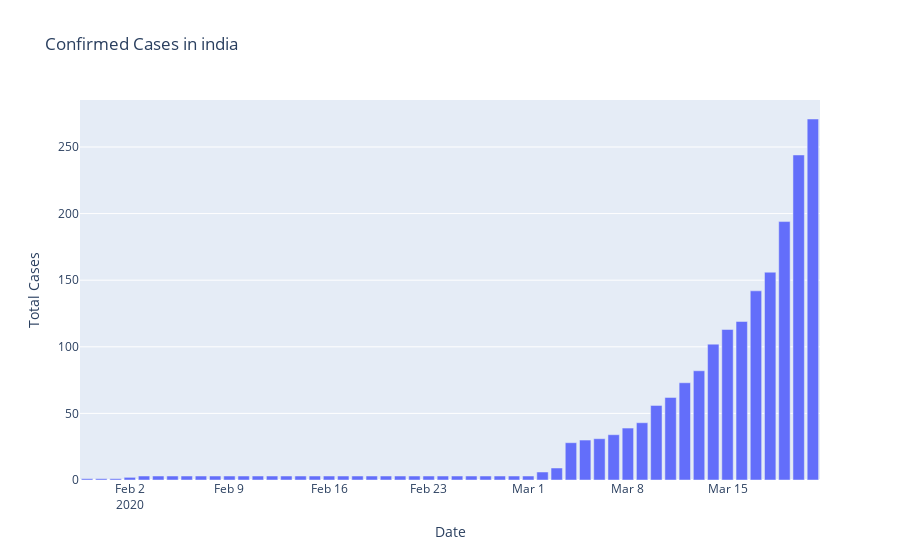
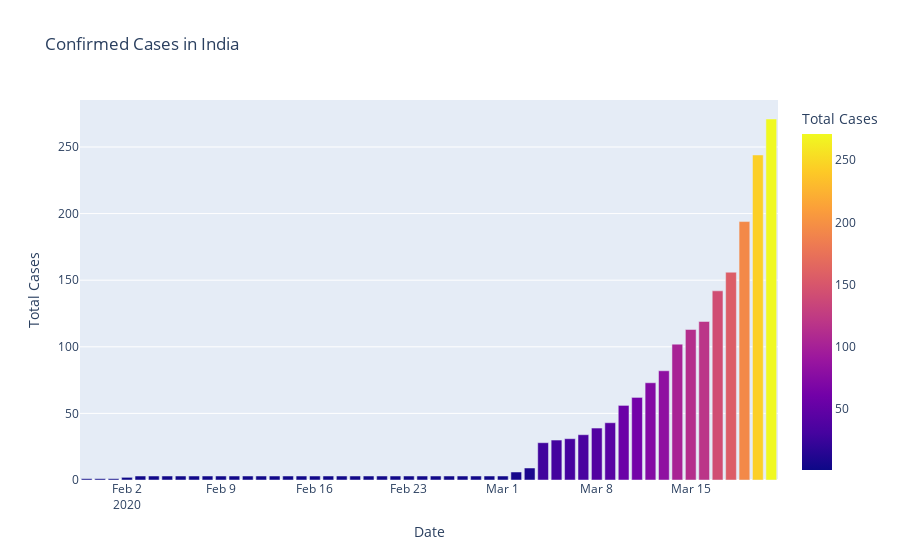

Notebook code cell kept with these figures, in order:
### Code cell
#matplotlib
fig=plt.figure()
axes=fig.add_axes([0.1,0.1,0.8,0.8])
axes.bar(df_India["Date"],df_India["Total Cases"],color='blue')
axes.set_xlabel("Date")
axes.set_ylabel("Total Cases")
axes.set_title("Confirmed Cases in India")
plt.show()

#plotly
fig=go.Figure()
fig.add_trace(go.Bar(x=df_India['Date'],y=df_India['Total Cases']))
fig.update_layout(title='Confirmed Cases in india',xaxis=dict(title='Date'),yaxis=dict(title='Total Cases'))
fig.show()

#plotly Express

fig=px.bar(df_India,x="Date",y="Total Cases",color="Total Cases",title='Confirmed Cases in India')
fig.show()

### Figure 1 — Plotly figure (JSON) as saved in the notebook; plotly's stock layout.template omitted (floating-point values rounded to 4 significant figures)
{"data": [{"type": "bar", "x": ["2020-01-30T00:00:00", "2020-01-31T00:00:00", "2020-02-01T00:00:00", "2020-02-02T00:00:00", "2020-02-03T00:00:00", "2020-02-04T00:00:00", "2020-02-05T00:00:00", "2020-02-06T00:00:00", "2020-02-07T00:00:00", "2020-02-08T00:00:00", "2020-02-09T00:00:00", "2020-02-10T00:00:00", "2020-02-11T00:00:00", "2020-02-12T00:00:00", "2020-02-13T00:00:00", "2020-02-14T00:00:00", "2020-02-15T00:00:00", "2020-02-16T00:00:00", "2020-02-17T00:00:00", "2020-02-18T00:00:00", "2020-02-19T00:00:00", "2020-02-20T00:00:00", "2020-02-21T00:00:00", "2020-02-22T00:00:00", "2020-02-23T00:00:00", "2020-02-24T00:00:00", "2020-02-25T00:00:00", "2020-02-26T00:00:00", "2020-02-27T00:00:00", "2020-02-28T00:00:00", "2020-02-29T00:00:00", "2020-03-01T00:00:00", "2020-03-02T00:00:00", "2020-03-03T00:00:00", "2020-03-04T00:00:00", "2020-03-05T00:00:00", "2020-03-06T00:00:00", "2020-03-07T00:00:00", "2020-03-08T00:00:00", "2020-03-09T00:00:00", "2020-03-10T00:00:00", "2020-03-11T00:00:00", "2020-03-12T00:00:00", "2020-03-13T00:00:00", "2020-03-14T00:00:00", "2020-03-15T00:00:00", "2020-03-16T00:00:00", "2020-03-17T00:00:00", "2020-03-18T00:00:00", "2020-03-19T00:00:00", "2020-03-20T00:00:00", "2020-03-21T00:00:00"], "y": [1, 1, 1, 2, 3, 3, 3, 3, 3, 3, 3, 3, 3, 3, 3, 3, 3, 3, 3, 3, 3, 3, 3, 3, 3, 3, 3, 3, 3, 3, 3, 3, 6, 9, 28, 30, 31, 34, 39, 43, 56, 62, 73, 82, 102, 113, 119, 142, 156, 194, 244, 271]}], "layout": {"title": {"text": "Confirmed Cases in india"}, "xaxis": {"title": {"text": "Date"}}, "yaxis": {"title": {"text": "Total Cases"}}}}

### Figure 2 — Plotly figure (JSON) as saved in the notebook; plotly's stock layout.template omitted (floating-point values rounded to 4 significant figures)
{"data": [{"alignmentgroup": "True", "hovertemplate": "Date=%{x}<br>Total Cases=%{marker.color}<extra></extra>", "legendgroup": "", "marker": {"color": [1, 1, 1, 2, 3, 3, 3, 3, 3, 3, 3, 3, 3, 3, 3, 3, 3, 3, 3, 3, 3, 3, 3, 3, 3, 3, 3, 3, 3, 3, 3, 3, 6, 9, 28, 30, 31, 34, 39, 43, 56, 62, 73, 82, 102, 113, 119, 142, 156, 194, 244, 271], "coloraxis": "coloraxis"}, "name": "", "offsetgroup": "", "orientation": "v", "showlegend": false, "textposition": "auto", "type": "bar", "x": ["2020-01-30T00:00:00", "2020-01-31T00:00:00", "2020-02-01T00:00:00", "2020-02-02T00:00:00", "2020-02-03T00:00:00", "2020-02-04T00:00:00", "2020-02-05T00:00:00", "2020-02-06T00:00:00", "2020-02-07T00:00:00", "2020-02-08T00:00:00", "2020-02-09T00:00:00", "2020-02-10T00:00:00", "2020-02-11T00:00:00", "2020-02-12T00:00:00", "2020-02-13T00:00:00", "2020-02-14T00:00:00", "2020-02-15T00:00:00", "2020-02-16T00:00:00", "2020-02-17T00:00:00", "2020-02-18T00:00:00", "2020-02-19T00:00:00", "2020-02-20T00:00:00", "2020-02-21T00:00:00", "2020-02-22T00:00:00", "2020-02-23T00:00:00", "2020-02-24T00:00:00", "2020-02-25T00:00:00", "2020-02-26T00:00:00", "2020-02-27T00:00:00", "2020-02-28T00:00:00", "2020-02-29T00:00:00", "2020-03-01T00:00:00", "2020-03-02T00:00:00", "2020-03-03T00:00:00", "2020-03-04T00:00:00", "2020-03-05T00:00:00", "2020-03-06T00:00:00", "2020-03-07T00:00:00", "2020-03-08T00:00:00", "2020-03-09T00:00:00", "2020-03-10T00:00:00", "2020-03-11T00:00:00", "2020-03-12T00:00:00", "2020-03-13T00:00:00", "2020-03-14T00:00:00", "2020-03-15T00:00:00", "2020-03-16T00:00:00", "2020-03-17T00:00:00", "2020-03-18T00:00:00", "2020-03-19T00:00:00", "2020-03-20T00:00:00", "2020-03-21T00:00:00"], "xaxis": "x", "y": [1, 1, 1, 2, 3, 3, 3, 3, 3, 3, 3, 3, 3, 3, 3, 3, 3, 3, 3, 3, 3, 3, 3, 3, 3, 3, 3, 3, 3, 3, 3, 3, 6, 9, 28, 30, 31, 34, 39, 43, 56, 62, 73, 82, 102, 113, 119, 142, 156, 194, 244, 271], "yaxis": "y"}], "layout": {"barmode": "relative", "coloraxis": {"colorbar": {"title": {"text": "Total Cases"}}, "colorscale": [[0, "#0d0887"], [0.1111, "#46039f"], [0.2222, "#7201a8"], [0.3333, "#9c179e"], [0.4444, "#bd3786"], [0.5556, "#d8576b"], [0.6667, "#ed7953"], [0.7778, "#fb9f3a"], [0.8889, "#fdca26"], [1, "#f0f921"]]}, "legend": {"tracegroupgap": 0}, "title": {"text": "Confirmed Cases in India"}, "xaxis": {"anchor": "y", "domain": [0, 1], "title": {"text": "Date"}}, "yaxis": {"anchor": "x", "domain": [0, 1], "title": {"text": "Total Cases"}}}}
